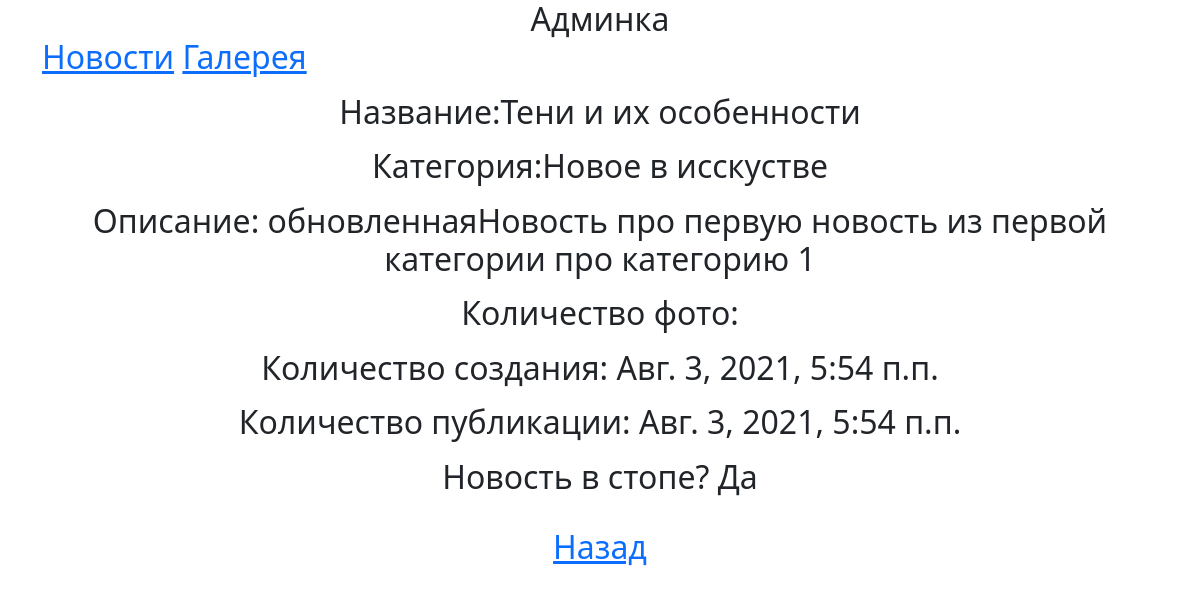
The app's page /myadmin/read/1/ with its own data.
### news/models.py (models this page shows, shortened)
class News (models.Model):
    title = models.CharField(max_length=150, verbose_name='Заголовок')
    category = models.ForeignKey(Category, on_delete=models.CASCADE, verbose_name='Категория новости')
    intro = models.TextField(verbose_name='Введение')
    body = models.TextField(verbose_name='Новость')
    image = models.ImageField(upload_to='news/', verbose_name='Картинка')
    created_at = models.DateTimeField(verbose_name='Дата создания', auto_now_add=True)
    publish_at = models.DateTimeField(verbose_name='Дата публикации')
    is_active = models.BooleanField(default=True)
    class Meta:
        verbose_name = 'новость'
        verbose_name_plural = 'новости'

class Category(models.Model):
    title = models.CharField(max_length=150, verbose_name='Название категории новостей')
    is_active =  models.BooleanField(default=True, verbose_name='Отображать')
    def __str__(self):
        return  self.title
    class Meta:
        verbose_name = 'категорию'
        verbose_name_plural = 'категории'

### adminapp/views/news.py (the view)
# urls.py: path('read/<pk>/', admin_views.NewsReadView.as_view(), name='news_read'),
class NewsReadView (DetailView):
    model = News
    template_name = 'adminapp/news_read.html'

### adminapp/templates/adminapp/news_read.html
{% extends 'adminapp/base.html' %}
{% block content %}
    <div class="row">
    <div class="col-12">
        <div class="card>">
            <div class="card-body">
               <p>Название:{{ object.title }}</p>
               <p>Категория:{{ object.category }}</p>
               <p>Описание: {{ object.body }}</p>
               <p>Количество фото: {{ object.photo_set.count }}</p>
               <p>Количество создания: {{ object.created_at }}</p>
               <p>Количество публикации: {{ object.publish_at }}</p>
               <p>Новость в стопе?
               {% if object.is_active %}
                   Нет
               {% else %}
                   Да
               {% endif %}
               </p>
            </div>
        </div>
    </div>
    </div>
    <a href="{% url 'adminapp:news_list'%}">Назад</a>
{% endblock  %}

### records on screen
News: title "Тени и их особенности", category "Новое в исскустве", body "обновленнаяНовость про первую новость из первой категории про категорию 1", created_at "Авг. 3, 2021, 5:54 п.п.", publish_at "Авг. 3, 2021, 5:54 п.п."
